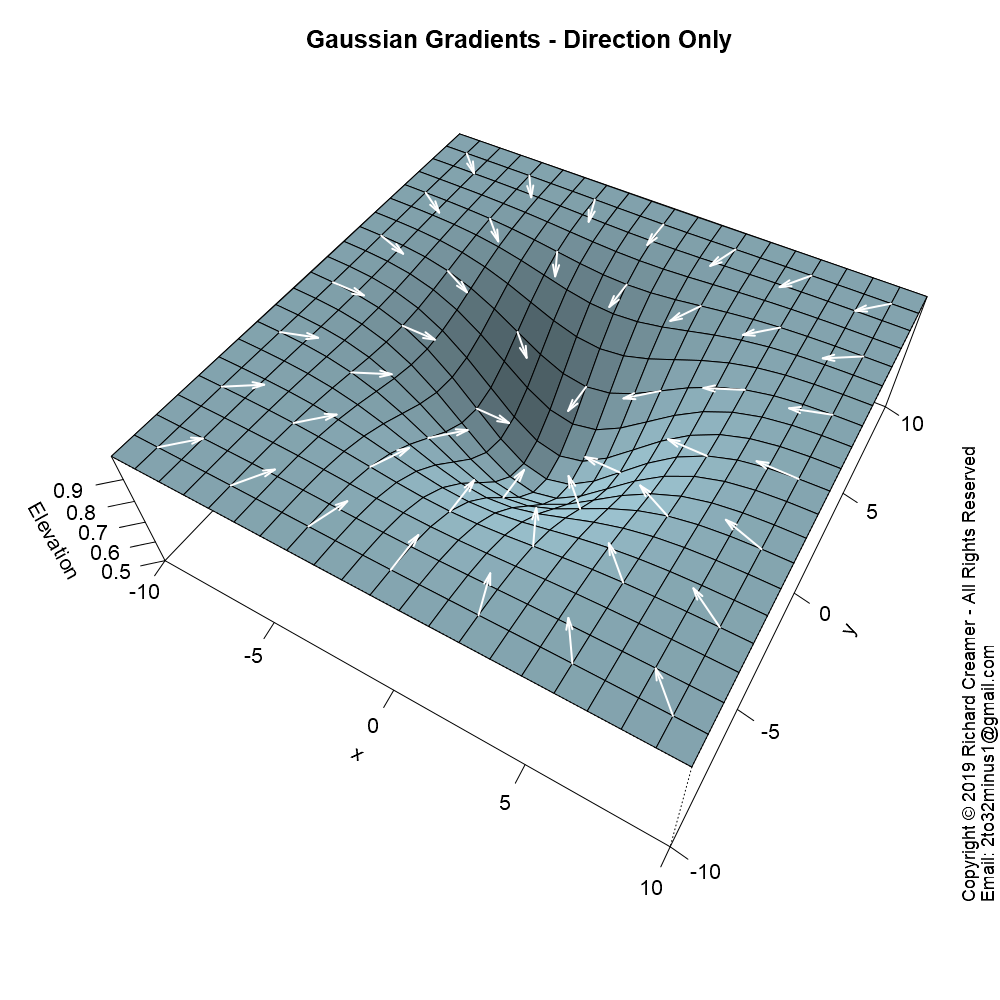

The R source for this figure:
##############################################################
### Copyright (c) Richard Creamer 2019 - All Rights Reserved
### Inquiries: email [email redacted]
##############################################################

### Globals
fontScale = 1.2    # Global font size variable
lf        = 1.2    # Enlarge font of plot labels
verbose   = FALSE  # Verbose printing
lw        = 2      # Line width
xMargin   = 1      # X-axis margin for plots
yMargin   = 1      # Y-axis margin for plots
de        = 0.01   # Small constant for estimating derivatives numerically
smlPts    = 1      # Small  data point/circle
medPts    = 1.5    # Medium data point/circle
lrgPts    = 2.0    # Large  data point/circle

### Run this function to generate this plot
runFunc = function() {
	dw = 1000
	dh = 750	
	path = "D:/Code/R/LeastSquaresPlay/PlotsAndAssocCode/Plot32/"
	savePngVerbose( paste(path, "Plot32.png", sep=""), gradDemo2, w=dw, h=dw, un="px" )
}

### Draw inverted gaussian surface with a few gradient vectors with constant magnitudes (dir only)
gradDemo2 = function( zFunc=elevFunc, xyAngle=30, vertAngle=50, sigma=3, peakHt=10, col="white", lwd=lw, expand=0.2 ) {
	peakHt = 0.5
	x = seq( -10, 10, length=21 )
	y = x
	z = outer( x, y, elevFunc, sigma, peakHt )
	xform = persp( x, y, t(z), xlim=c(-10,10), ylim=c(-10,10), cex.lab=1.3, zlab="Elevation",
				   main="Gaussian Gradients - Direction Only",
				   theta = xyAngle, phi = vertAngle, expand = 0.3, shade=0.4,
				   col = "lightblue", ticktype="detailed", cex.main=1.3*fontScale, cex.axis=1.3 )
	arrowLen = 1.4
	x1 = c()
	y1 = c()
	byVal=3
	for ( i in seq(-9,9,by=byVal) ) {
		for ( j in seq(-9,9,by=byVal) ) {
			x1[length(x1) + 1] = i
			y1[length(y1) + 1] = j
		}
	}
	z1 = elevFunc( x1, y1, sigma, peakHt )
	gradX = -gaussDzDx( x1, y1, sigma, peakHt )
	gradY = -gaussDzDy( x1, y1, sigma, peakHt )
	mags = sqrt( gradX^2 + gradY^2 )
	gradX = arrowLen * gradX/mags
	gradY = arrowLen * gradY/mags
	x2 = x1 + gradX
	y2 = y1 + gradY
	z2 = z1	
	pt1 = trans3d( x1, y1, z1, xform )
	pt2 = trans3d( x2, y2, z2, xform )
	arrows( pt1$x, pt1$y, pt2$x, pt2$y, col=col, lwd=lwd, angle=15, length = 0.125 )
}

### Returns an elevation value as f(x,y) for down-oriented gaussian w/base at z=bias
elevFunc = function( x, y, sigma=3, peakHt=0.5, bias=1 ) {
	r = sqrt( x^2 + y^2 )
	elev = bias - peakHt * exp( -0.5 * (r/sigma)^2 )
	return( elev )
}

### Exact analytical value for dz/dx for inverted gaussian
gaussDzDx = function( x, y, sigma, peakHt ) {
	return( ( (peakHt*x)/sigma^2 ) * exp( -(x^2 + y^2)/(2*sigma^2) ) )
}

### Exact analytical value for dz/dy for inverted gaussian
gaussDzDy = function( x, y, sigma, peakHt ) {
	return( ( (peakHt*y)/sigma^2 ) * exp( -(x^2 + y^2)/(2*sigma^2) ) )
}	

### Save to PNG file, specify width and height
savePngVerbose = function( path, plotFunc, w=512, h=512, un="px", doCopyright=TRUE, ... ) {
	png( filename = path, type="cairo", units=un, width=w, height=h, pointsize=12, res=96 )
	plotFunc( ... )
	if ( doCopyright )
		addCopyright()
	dev.off()
}

### Add copyright notice to plot via text()
addCopyright = function() {
	mtext( "Copyright \uA9 2019 Richard Creamer - All Rights Reserved", side=4, line=0, adj=0, cex=1.1 )
	mtext( "Email: [email redacted]", side=4, line=1, adj=0, cex=1.1 )
}

runFunc()
